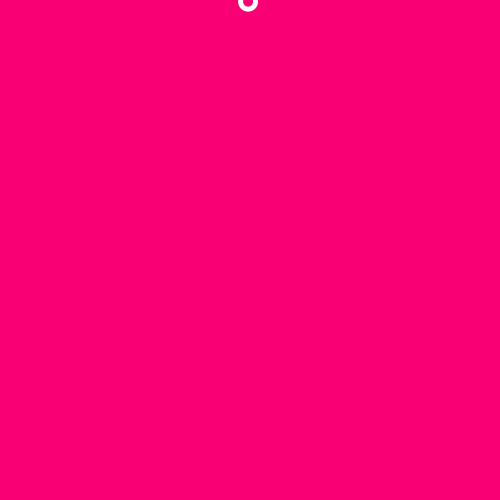
Frame 1 (no input)
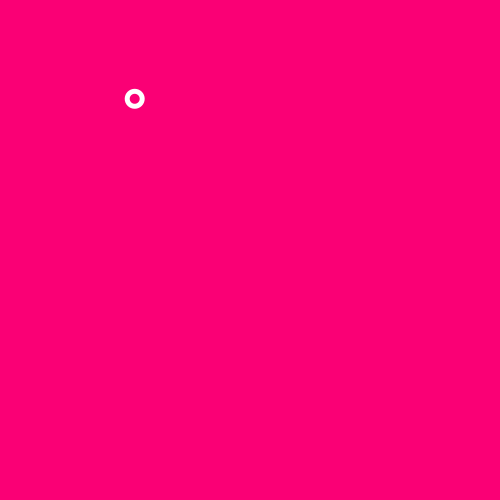
Frame 60 (the mouse pressed at the canvas centre just before this capture)
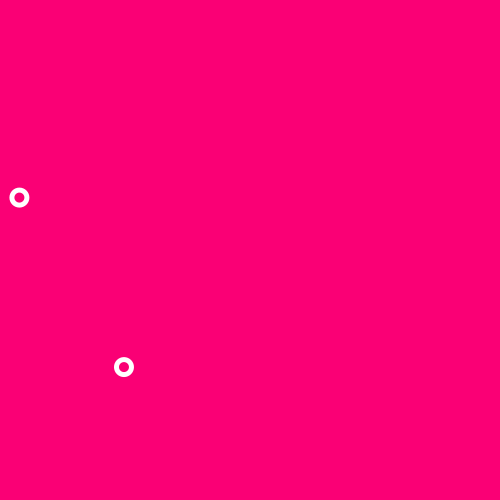
Frame 120 (the mouse held since frame 60 and released just before this capture)

The Processing sketch that drew these frames (run headless with seeded random() and noise(); from frame 60 on, the mouse is pressed at the canvas centre):

// Processing sketch: Donuts_Arraylist
// ── Donuts_Arraylist.pde
/*/////////////////////
Created by Nidhi Malhotra
for MFADT CCLab Fall 12
/////////////////////*/

ArrayList donuts;

void setup() {
  size(500,500);
  donuts = new ArrayList();
  donuts.add(new Donut(width/2, 0));
}

void draw() {
  background(250, 0, 117);
  for (int i = donuts.size()-1; i >= 0; i--) { 
    // An ArrayList doesn't know what it is storing so we have to declare the object
    Donut myDonut = (Donut) donuts.get(i);
    myDonut.move();
    myDonut.display();
//    if (myDonut.finished()) {
//      // Items can be deleted with remove()
//      donuts.remove(i);
//    }
  }
}
void mousePressed() {
  // A new Donutis added to the ArrayList (by default to the end)
  donuts.add(new Donut(mouseX, mouseY));
}

// ── Donut.pde
class Donut { 
  color c; 
  float xPos;
  float yPos;
  float xSpeed;
  float ySpeed;
  float acc;
  float life = 255;

  Donut(float tempX, float tempY) { 
    c = color(255);
    xPos = tempX;
    yPos = tempY;
    ySpeed = random(1,2);
    xSpeed = random(-4,4);
    //acc = random(0.05,0.3);
    acc = 0;
  }

  void display() { 
    rectMode(CENTER);
    noStroke();
    fill(c);
    smooth();
    ellipse(xPos,yPos,20,20);
    fill(250, 0, 117);
    ellipse(xPos,yPos, 10, 10);
  }

  void move() { 
    ySpeed += acc;
    yPos +=  ySpeed;
    xSpeed += acc;
    xPos += xSpeed;
    if ((yPos >= height)||(yPos<=0)) {
      ySpeed *= -1;
    }
    
   if ((xPos >= width)||(xPos<=0)) {
      xSpeed *= -1;
    }
   if((ySpeed == 0)&&(yPos >=height)){
     yPos = height;
   }
  }
  
 boolean finished() {
    // Balls fade out
    life--;
    if (life < 0) {
      return true;
    } else {
      return false;
    }
  }
}
